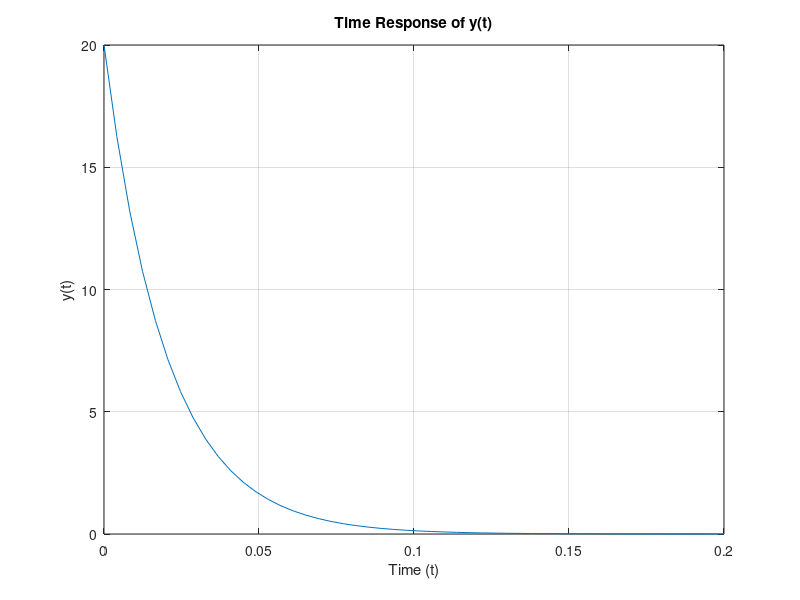

Recreate this plot in MATLAB.
% Define the differential equation
dydt = @(t, y) -50 * y;

% Define the initial condition
y0 = 20;

% Define the time span
tspan = [0 0.2];

% Solve the differential equation
[t, y] = ode45(dydt, tspan, y0);

% Plot the time response with specified axis scales
plot(t, y);
xlabel('Time (t)');
ylabel('y(t)');
title('Time Response of y(t)');
axis([0 0.2 0 20]);
grid on;

% Find the value of y(t) for t=0.02 sec
t_value = 0.02;
y_value_at_t_002 = interp1(t, y, t_value)
